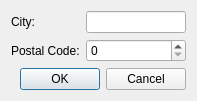
<?xml version="1.0" encoding="UTF-8"?>
<ui version="4.0">
 <class>cAddCityDialog</class>
 <widget class="QDialog" name="cAddCityDialog">
  <property name="geometry">
   <rect>
    <x>0</x>
    <y>0</y>
    <width>197</width>
    <height>93</height>
   </rect>
  </property>
  <property name="windowTitle">
   <string>Dialog</string>
  </property>
  <layout class="QGridLayout" name="gridLayout">
   <item row="0" column="0">
    <widget class="QLabel" name="label">
     <property name="text">
      <string>City:</string>
     </property>
    </widget>
   </item>
   <item row="0" column="1">
    <widget class="QLineEdit" name="m_lpCity"/>
   </item>
   <item row="1" column="0">
    <widget class="QLabel" name="label_2">
     <property name="text">
      <string>Postal Code:</string>
     </property>
    </widget>
   </item>
   <item row="1" column="1">
    <widget class="QSpinBox" name="m_lpPostalCode">
     <property name="minimum">
      <number>0</number>
     </property>
     <property name="maximum">
      <number>99999</number>
     </property>
     <property name="value">
      <number>0</number>
     </property>
    </widget>
   </item>
   <item row="2" column="0" colspan="2">
    <widget class="QDialogButtonBox" name="m_lpButtonBox">
     <property name="orientation">
      <enum>Qt::Horizontal</enum>
     </property>
     <property name="standardButtons">
      <set>QDialogButtonBox::Cancel|QDialogButtonBox::Ok</set>
     </property>
    </widget>
   </item>
  </layout>
 </widget>
 <resources/>
 <connections>
  <connection>
   <sender>m_lpButtonBox</sender>
   <signal>accepted()</signal>
   <receiver>cAddCityDialog</receiver>
   <slot>accept()</slot>
   <hints>
    <hint type="sourcelabel">
     <x>248</x>
     <y>254</y>
    </hint>
    <hint type="destinationlabel">
     <x>157</x>
     <y>274</y>
    </hint>
   </hints>
  </connection>
  <connection>
   <sender>m_lpButtonBox</sender>
   <signal>rejected()</signal>
   <receiver>cAddCityDialog</receiver>
   <slot>reject()</slot>
   <hints>
    <hint type="sourcelabel">
     <x>316</x>
     <y>260</y>
    </hint>
    <hint type="destinationlabel">
     <x>286</x>
     <y>274</y>
    </hint>
   </hints>
  </connection>
 </connections>
</ui>
